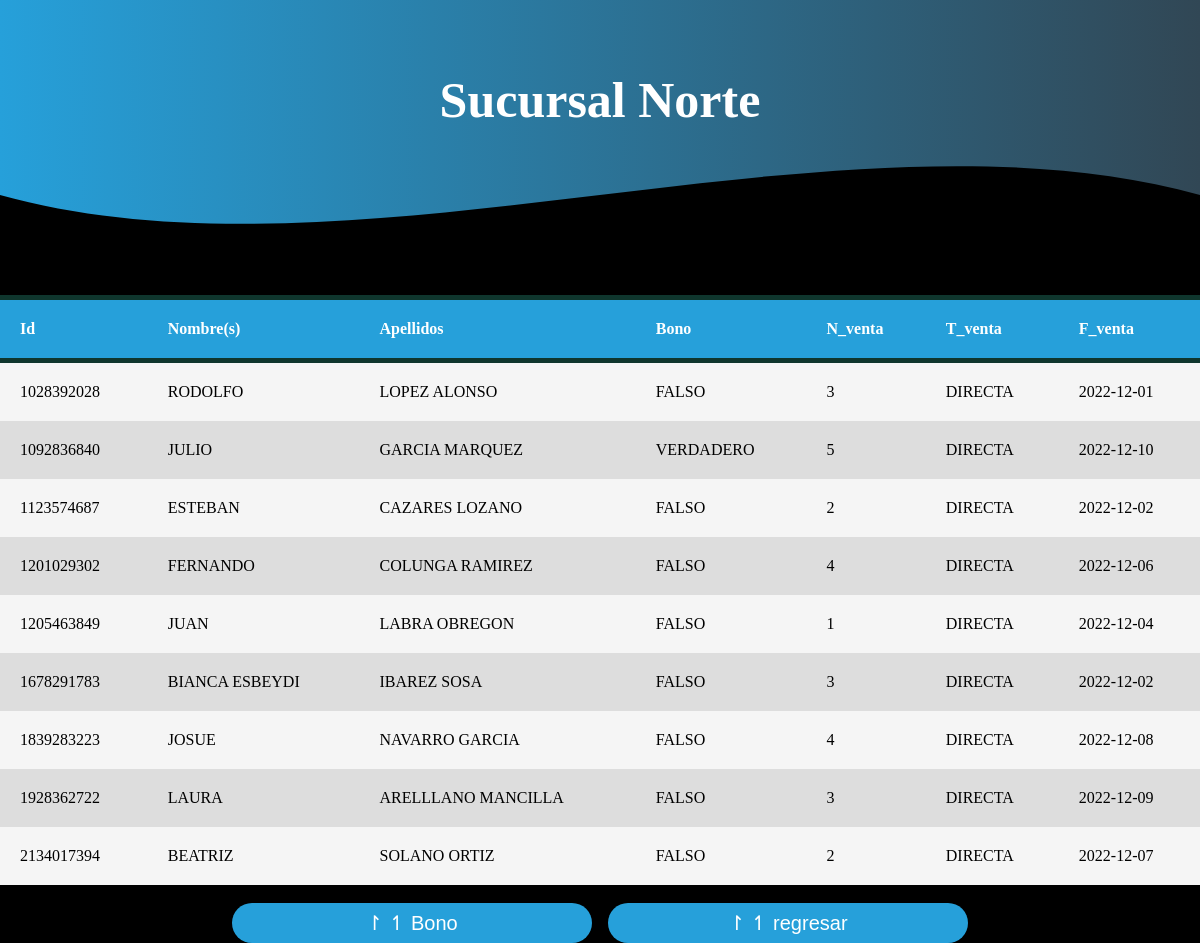
/back.end/norte.php, run on the app's committed database.
### tables this page shows
CREATE TABLE `suc_nort` (
  `idTrabajador` int(10) NOT NULL,
  `Nombres` varchar(45) DEFAULT NULL,
  `Apellido` varchar(45) DEFAULT NULL,
  `bono` varchar(18) DEFAULT NULL,
  `N_venta` int(5) DEFAULT NULL,
  `T_venta` varchar(20) DEFAULT NULL,
  `F_venta` date DEFAULT NULL
);

### back.end/norte.php (the view, shortened to what this page needs)
<?php
    $conectar = new mysqli("localhost","root","","automotriz");
 ?>
<!DOCTYPE html>
<html>
<head>
	<link rel="stylesheet" href="norte.css" type="text/css">
</head>
<header>
    <section class="textos-header">
        <h1>Sucursal Norte</h1>
    </section>
    <div class="wave" style="height: 150px; overflow: hidden;" ><svg viewBox="0 0 500 150" preserveAspectRatio="none" style="height: 100%; width: 100%;"><path d="M0.00,49.98 C149.99,150.00 349.20,-49.98 500.00,49.98 L500.00,150.00 L0.00,150.00 Z" style="stroke: none; fill: #000000;"></path></svg></div>
</header>
<body>
	<div id= "main-container">
		<table>
			<thead>
				<tr>
                    <th>Id</th>
					<th>Nombre(s)</th>
					<th>Apellidos</th>
					<th>Bono</th>
                    <th>N_venta</th>
                    <th>T_venta</th>
                    <th>F_venta</th>
				</tr>
			</thead>
            <?php
                $query="SELECT * FROM suc_nort";
                $resultado = $conectar->query($query);
                while($row= $resultado -> fetch_assoc()){
            ?>
                <tr>
                    <td><?php echo $row ['idTrabajador'];?></td>
                    <td><?php echo $row ['Nombres'];?></td>
                    <td><?php echo $row ['Apellido'];?></td>
                    <td><?php echo $row ['bono'];?></td>
                    <td><?php echo $row ['N_venta'];?></td>
                    <td><?php echo $row ['T_venta'];?></td>
                    <td><?php echo $row ['F_venta'];?></td>
            <?php
                }
            ?>
		</table><br>
        <center><a href="bono.php"><input class="button"  type="reset" value="↾ ↿ Bono"></a>&nbsp;&nbsp;&nbsp;&nbsp;<a href="consulta.php"><input class="button"  type="reset" value="↾ ↿ regresar"></a></center>
	</div>
</body>
</html>

### back.end/norte.css (style rules this page uses)
* { margin: 0; padding: 0; box-sizing: border-box; }
body { background-color: #000000; }
table { background-color: whitesmoke; text-align: left; border-collapse: collapse; width: 100%; }
td, th { padding: 20px; }
thead { background-color: #26a0da; color: white; border-bottom: solid 5px #0f362d; }
tr:nth-child(even) { background-color: #ddd; }
header { background-color: gray; color: white; border-bottom: solid 5px #0f362d; }
header { width: 100%; height: 300px; background: #000000; background: -webkit-linear-gradient( to right, #000000, #434343 ); background: linear-gradient( to right, #26a0da, #314755 ); background-size: cover; background-attachment: fixed; position: relative; }
header .textos-header { display: flex; height: 200px; width: 100%; align-items: center; justify-content: center; text-align: center; }
.textos-header h1 { font-size: 50px; color: rgb(255, 255, 255); }
.wave { position: absolute; bottom: 0; width: 100%; }
.button { border: none; outline: none; height: 40px; width: 30%; background: #26a0da; color: rgb(255, 255, 255); font-size: 20px; border-radius: 20px; }

### data on the page
suc_nort: idTrabajador "1028392028", Nombres "RODOLFO", Apellido "LOPEZ ALONSO", bono "FALSO", N_venta "3", T_venta "DIRECTA", F_venta "2022-12-01"
suc_nort: idTrabajador "1092836840", Nombres "JULIO", Apellido "GARCIA MARQUEZ", bono "VERDADERO", N_venta "5", T_venta "DIRECTA", F_venta "2022-12-10"
suc_nort: idTrabajador "1123574687", Nombres "ESTEBAN", Apellido "CAZARES LOZANO", bono "FALSO", N_venta "2", T_venta "DIRECTA", F_venta "2022-12-02"
suc_nort: idTrabajador "1201029302", Nombres "FERNANDO", Apellido "COLUNGA RAMIREZ", bono "FALSO", N_venta "4", T_venta "DIRECTA", F_venta "2022-12-06"
suc_nort: idTrabajador "1205463849", Nombres "JUAN", Apellido "LABRA OBREGON", bono "FALSO", N_venta "1", T_venta "DIRECTA", F_venta "2022-12-04"
suc_nort: idTrabajador "1678291783", Nombres "BIANCA ESBEYDI", Apellido "IBAREZ SOSA", bono "FALSO", N_venta "3", T_venta "DIRECTA", F_venta "2022-12-02"
suc_nort: idTrabajador "1839283223", Nombres "JOSUE", Apellido "NAVARRO GARCIA", bono "FALSO", N_venta "4", T_venta "DIRECTA", F_venta "2022-12-08"
suc_nort: idTrabajador "1928362722", Nombres "LAURA", Apellido "ARELLLANO MANCILLA", bono "FALSO", N_venta "3", T_venta "DIRECTA", F_venta "2022-12-09"
suc_nort: idTrabajador "2134017394", Nombres "BEATRIZ", Apellido "SOLANO ORTIZ", bono "FALSO", N_venta "2", T_venta "DIRECTA", F_venta "2022-12-07"
